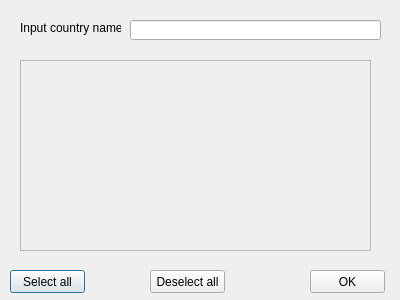
<?xml version="1.0" encoding="UTF-8"?>
<ui version="4.0">
 <class>DialogCountryFilter</class>
 <widget class="QDialog" name="DialogCountryFilter">
  <property name="geometry">
   <rect>
    <x>0</x>
    <y>0</y>
    <width>400</width>
    <height>300</height>
   </rect>
  </property>
  <property name="windowTitle">
   <string>Dialog</string>
  </property>
  <widget class="QLabel" name="label">
   <property name="geometry">
    <rect>
     <x>20</x>
     <y>20</y>
     <width>101</width>
     <height>16</height>
    </rect>
   </property>
   <property name="text">
    <string>Input country name</string>
   </property>
  </widget>
  <widget class="QLineEdit" name="find_country">
   <property name="geometry">
    <rect>
     <x>130</x>
     <y>20</y>
     <width>251</width>
     <height>20</height>
    </rect>
   </property>
  </widget>
  <widget class="QScrollArea" name="scrollArea">
    <property name="geometry">
    <rect>
    <x>20</x>
    <y>60</y>
    <width>351</width>
    <height>191</height>
    </rect>
    </property>
    <property name="widgetResizable">
    <bool>true</bool>
    </property>
    <widget class="QWidget" name="countries_widget">
      <layout class="QVBoxLayout" name="countries_layout">
          <property name="alignment">
              <set>Qt::AlignTop</set>
          </property>
      </layout>
    </widget>
  </widget>
  <widget class="QPushButton" name="select_all">
   <property name="geometry">
    <rect>
     <x>10</x>
     <y>270</y>
     <width>75</width>
     <height>23</height>
    </rect>
   </property>
   <property name="text">
    <string>Select all</string>
   </property>
  </widget>
  <widget class="QPushButton" name="deselect_all">
   <property name="geometry">
    <rect>
     <x>150</x>
     <y>270</y>
     <width>75</width>
     <height>23</height>
    </rect>
   </property>
   <property name="text">
    <string>Deselect all</string>
   </property>
  </widget>
  <widget class="QPushButton" name="ok_button">
   <property name="geometry">
    <rect>
     <x>310</x>
     <y>270</y>
     <width>75</width>
     <height>23</height>
    </rect>
   </property>
   <property name="text">
    <string>OK</string>
   </property>
  </widget>
 </widget>
 <resources/>
 <connections/>
</ui>
